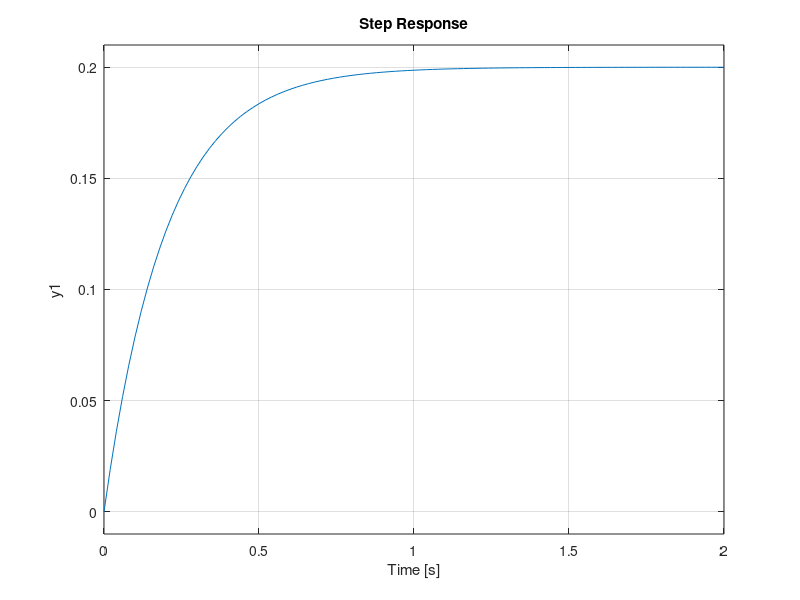
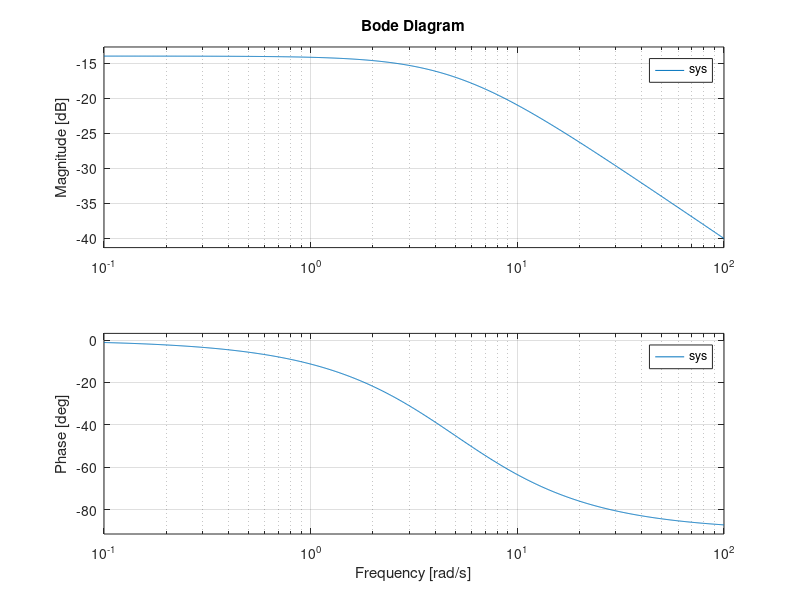
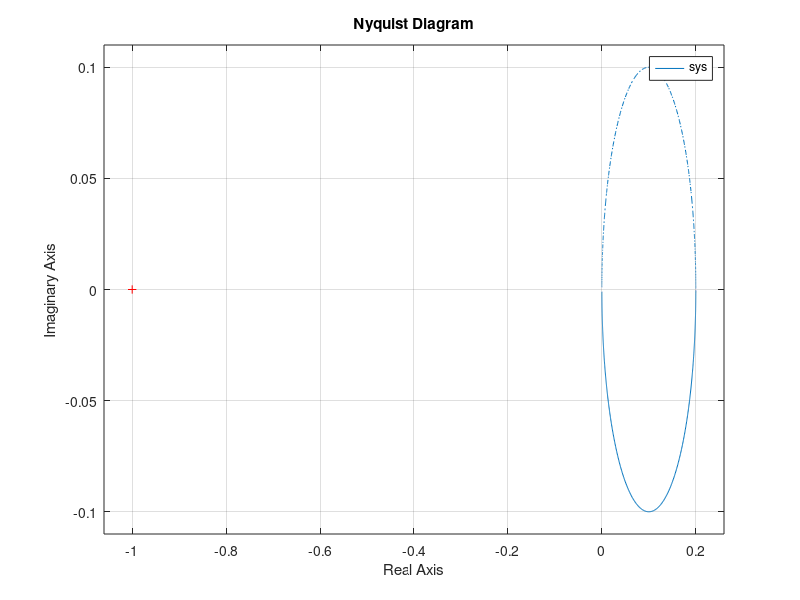
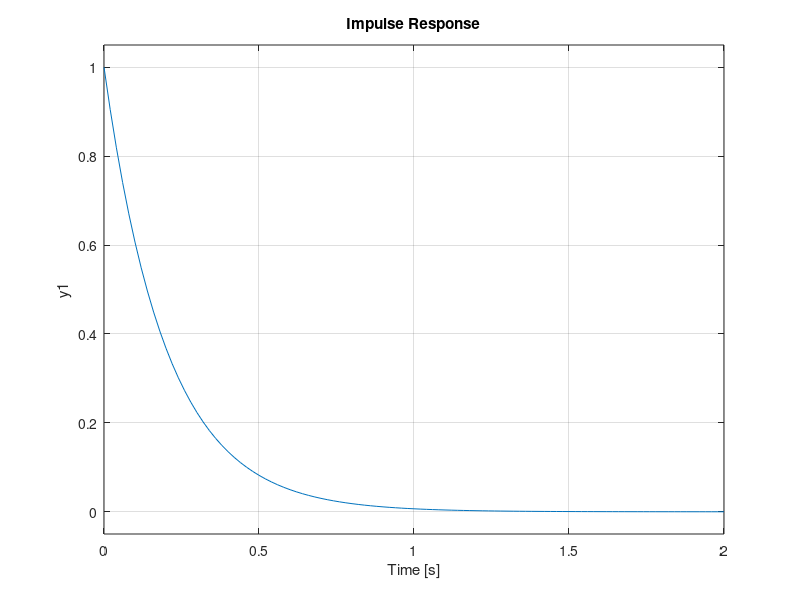

Write the MATLAB code that produced these figures, in order.
sys=tf([0.2],[0.2 1]);

figure(1);
step(sys);

figure(2);
bode(sys);

figure(3);
nyquist(sys);

figure(4);
impulse(sys);

figure(5);
%1200period, 1300duration, sampling10
[a,b] = gensig('square',1200,1300,10);
lsim(sys,a,b)

dcgain(sys)